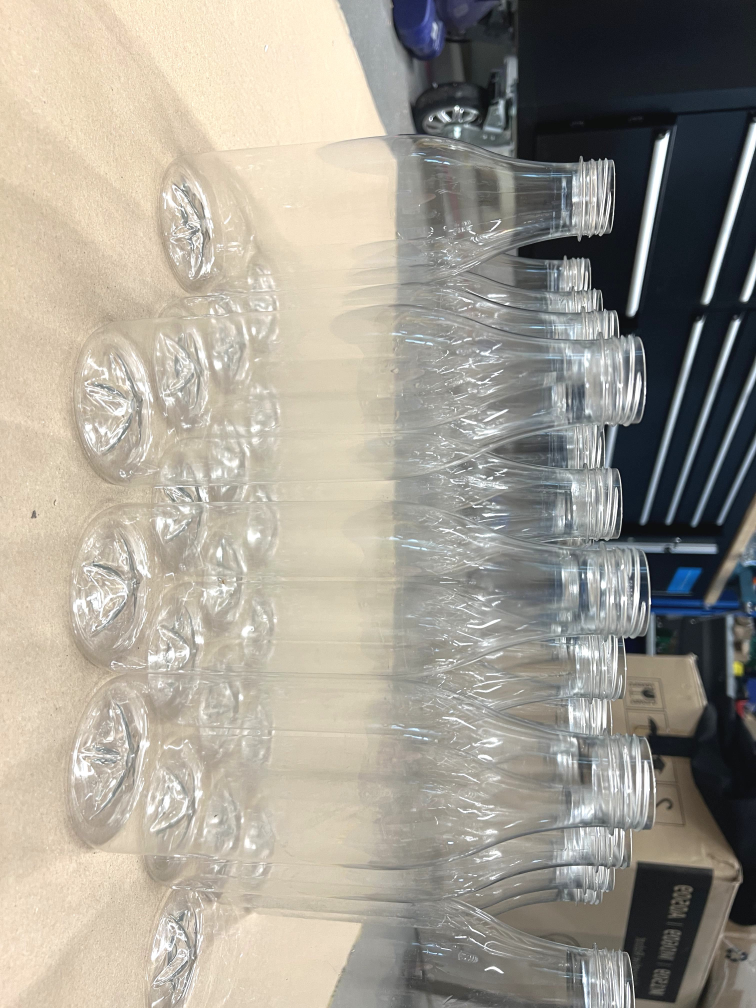
#> input picture YOLOv8 Training/dataset/images/train/aug_IMG_4343_0.jpg, 3024 x 4032 px, given in place of the camera (shown at 1/4 size)
$ python 'import cv2 as cv.py'
#> lines starting #> are read from the running program, lines starting #| are printed output that depends on the picture; after the words box and inside, x2 and y2 are one past the last pixel; in counts of white or black regions, pixels touching at a corner belong together
import cv2 as cv
import numpy as np
import socket
import ast
import cv2

# # Create a socket object
# s = socket.socket(socket.AF_INET, socket.SOCK_STREAM)

# # Bind the socket to the address and port
# s.bind(("192.168.0.45", 5005))

# # Listen for incoming connections
# s.listen(5)
# # Accept a connection from a client
# clientsocket, address = s.accept()
# print(f"Connection from {address} has been established!")

bottlecoordsX = 295.70
bottlecoordsY = 170.70

robotcoordsX = 247.25
robotcoordsY = -487.20

offsetX = (robotcoordsX) + (bottlecoordsY)
offsetY = (robotcoordsY) + (bottlecoordsX)

firstposX = 111.43
firstposY = -500.54

array = [111.43, -500.54]

def empty(val):
    pass

def create_trackbars():
    # Create a window named 'TrackBars' to hold the trackbars
    cv.namedWindow("TrackBars")
    cv.resizeWindow("TrackBars", 640, 240)

    # Create trackbars for adjusting HSV filter values
    cv2.createTrackbar("Hue Min", "TrackBars", 29, 179, empty)
    cv2.createTrackbar("Hue Max", "TrackBars", 142, 179, empty)
    cv2.createTrackbar("Sat Min", "TrackBars", 8, 255, empty)
    cv2.createTrackbar("Sat Max", "TrackBars", 36, 255, empty)
    cv2.createTrackbar("Val Min", "TrackBars", 0, 255, empty)
    cv2.createTrackbar("Val Max", "TrackBars", 255, 255, empty)

def get_trackbar_values():
    # Read the current values of the trackbars
    h_min = cv.getTrackbarPos("Hue Min", "TrackBars")
    h_max = cv.getTrackbarPos("Hue Max", "TrackBars")
    s_min = cv.getTrackbarPos("Sat Min", "TrackBars")
    s_max = cv.getTrackbarPos("Sat Max", "TrackBars")
    v_min = cv.getTrackbarPos("Val Min", "TrackBars")
    v_max = cv.getTrackbarPos("Val Max", "TrackBars")
    return h_min, h_max, s_min, s_max, v_min, v_max

def main():
    global array
    # Camera matrix and distortion coefficients
    mtx = np.array([[893.38874436, 0, 652.46300526],
                [0, 892.40326491, 360.40764759],
                [0, 0, 1]])

    dist = np.array([ 0.20148339, -0.99826633,  0.00147814,  0.00218007,  1.33627184])

    known_width_mm = 597
    known_pixel_width = 1280

    # Calculate conversion factor from pixels to mm
    conversion_factor = known_width_mm / known_pixel_width

    # Initialize the video capture object
    cap = cv.VideoCapture(1)  # Change to 0 for the default camera
    cap.set(cv2.CAP_PROP_FRAME_WIDTH, 1280)
    cap.set(cv2.CAP_PROP_FRAME_HEIGHT, 720)

    if not cap.isOpened():
        return -1

    # Create the HSV trackbars
    create_trackbars()

    while True:
        # Capture frame-by-frame
        ret, frame = cap.read()
#> frame is the input picture: shape (4032, 3024, 3); mean B, G, R 146.3, 156.8, 161.7

        if not ret:
            break

        # Get the frame dimensions
        h, w = frame.shape[:2]
#> h = 4032; w = 3024

        # Undistort the frame
        new_camera_mtx, roi = cv.getOptimalNewCameraMatrix(mtx, dist, (w, h), 1, (w, h))
#> roi = (1698, 1924, 1, 5)
        undistorted_frame = cv.undistort(frame, mtx, dist, None, new_camera_mtx)
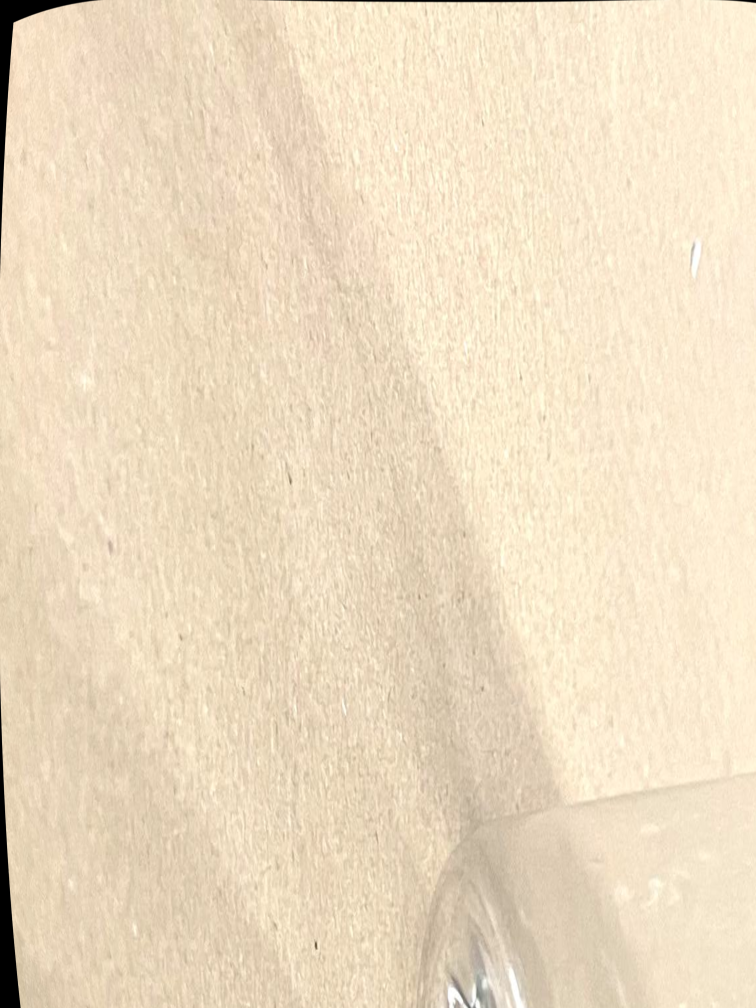
#> undistorted_frame: shape (4032, 3024, 3) (shown at 1/4 size); mean B, G, R 193.5, 220.5, 237.8

        # Get current HSV filter values from the trackbars
        h_min, h_max, s_min, s_max, v_min, v_max = get_trackbar_values()

        # Convert the frame to HSV color space
        imgHSV = cv.cvtColor(undistorted_frame, cv.COLOR_BGR2HSV)
#> imgHSV: shape (4032, 3024, 3); mean H, S, V 18.3, 47.3, 237.8

        # Create lower and upper bounds for the mask
        lower = np.array([h_min, s_min, v_min])
        upper = np.array([h_max, s_max, v_max])

        # Create a mask based on the HSV bounds
        mask = cv.inRange(imgHSV, lower, upper)
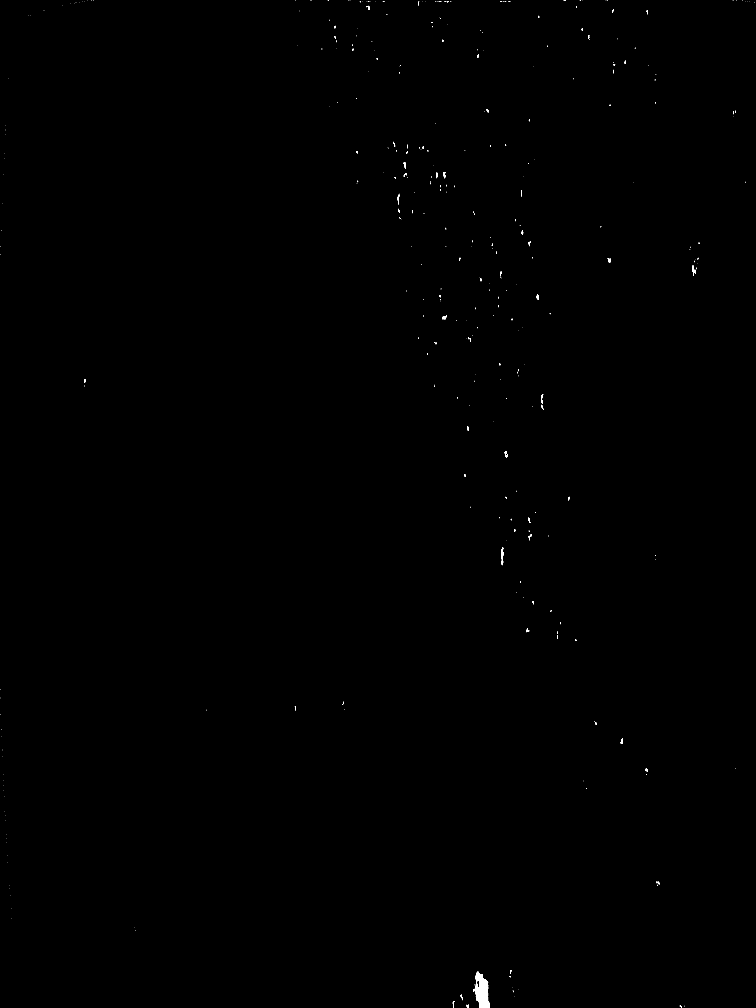
#> mask: shape (4032, 3024) (shown at 1/4 size); 0.09% white; 362 white regions (290 under 20 px), largest, box (x1, y1, x2, y2) and area: (1893, 3886, 1957, 4032) 5757, (2004, 2190, 2016, 2237) 290, (2770, 1061, 2784, 1102) 221

        # Apply the mask to the undistorted frame
        imgResult = cv.bitwise_and(undistorted_frame, undistorted_frame, mask=mask)

        # Convert to grayscale for circle detection
        gray = cv.cvtColor(imgResult, cv.COLOR_BGR2GRAY)
        gray = cv.medianBlur(gray, 5)

        # Detect circles
        rows = gray.shape[0]
#> rows = 4032
        circles = cv.HoughCircles(gray, cv.HOUGH_GRADIENT, 1, rows / 8,
                                  param1=15, param2=15,
                                  minRadius=35, maxRadius=40)
#> circles = None

        roi_x, roi_y, roi_w, roi_h = 0, 285, 1280, 150  # Adjust these values as needed
        cv.rectangle(imgResult, (roi_x, roi_y), (roi_x + roi_w, roi_y + roi_h), (0, 255, 0), 2)

        if circles is not None:
            circles = np.uint16(np.around(circles))

            # Filter circles that are within the defined ROI
            circles_in_roi = []
            for circle in circles[0, :]:
                center_x, center_y, radius = circle[0], circle[1], circle[2]
                # Check if the circle's center is within the specified ROI
                if roi_x <= center_x <= roi_x + roi_w and roi_y <= center_y <= roi_y + roi_h:
                    circles_in_roi.append(circle)

            # Continue processing only the circles that are inside the ROI
            if len(circles_in_roi) > 0:
                # Sort circles based on their y-coordinates, and group by rows
                row_threshold = 50  # Adjust this threshold based on row height
                circles_sorted = sorted(circles_in_roi, key=lambda x: x[1])

                # Group circles by rows
                grouped_circles = []
                current_row = [circles_sorted[0]]
                for i in range(1, len(circles_sorted)):
                    if abs(circles_sorted[i][1] - circles_sorted[i - 1][1]) <= row_threshold:
                        current_row.append(circles_sorted[i])
                    else:
                        grouped_circles.append(current_row)
                        current_row = [circles_sorted[i]]
                grouped_circles.append(current_row)

                # Process only the first circle in the first row
                if len(grouped_circles) > 0:
                    first_row = grouped_circles[0]  # Get the first row
                    first_circle = sorted(first_row, key=lambda x: -x[0])[0]  # Leftmost circle in the first row

                    # Get the center of the first circle
                    center_pixels = (first_circle[0], first_circle[1])

                    # Convert pixel coordinates to mm (optional)
                    center_mm = (center_pixels[0] * conversion_factor, center_pixels[1] * conversion_factor)

                    # Draw the circle center and outline on imgResult
                    cv.circle(imgResult, center_pixels, 1, (0, 100, 100), 3)  # Circle center
                    radius = first_circle[2]
                    cv.circle(imgResult, center_pixels, radius, (255, 0, 255), 3)  # Circle outline

                    # Display text with circle number and center in mm (optional)
                    text = f"1: ({center_mm[0]:.2f}, {center_mm[1]:.2f}) mm"
                    cv.putText(imgResult, text, (center_pixels[0] - 30, center_pixels[1]),
                            cv.FONT_HERSHEY_SIMPLEX, 0.5, (0, 255, 0), 1)

                # Compute robot coordinates for the first circle
                deltaY = (-1) * center_mm[0]
                deltaX = (-1) * center_mm[1]

                pickupX = deltaX + offsetX + ((firstposX - array[0]) * (-1))
                pickupY = deltaY + offsetY + ((firstposY - array[1]) * (-1))

                # [18 lines of commented-out code are left out]
        cv.imshow("Detected Circle 1", imgResult)

        # Press 'q' to quit
        if cv.waitKey(1) == ord('q'):
#> (key q is pressed here)
            break

    cap.release()
    cv.destroyAllWindows()

if __name__ == "__main__":
    main()

$ run again, on YOLOv8 Training/dataset/images/train/aug_IMG_4343_2.jpg
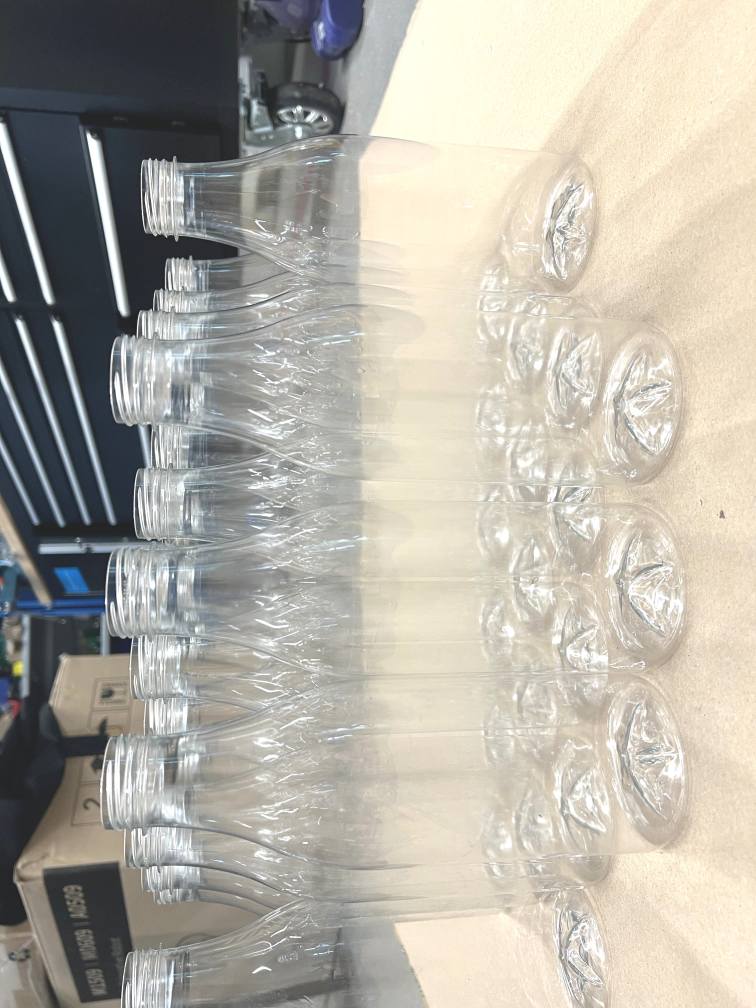
#> input picture YOLOv8 Training/dataset/images/train/aug_IMG_4343_2.jpg, 3024 x 4032 px, given in place of the camera (shown at 1/4 size)
#> in main, frame is the input picture: shape (4032, 3024, 3); mean B, G, R 165.9, 176, 179.9
#> imgHSV: shape (4032, 3024, 3); mean H, S, V 101.4, 39.6, 73.7
#> in main, `mask = cv.inRange(imgHSV, lower, upper)`:
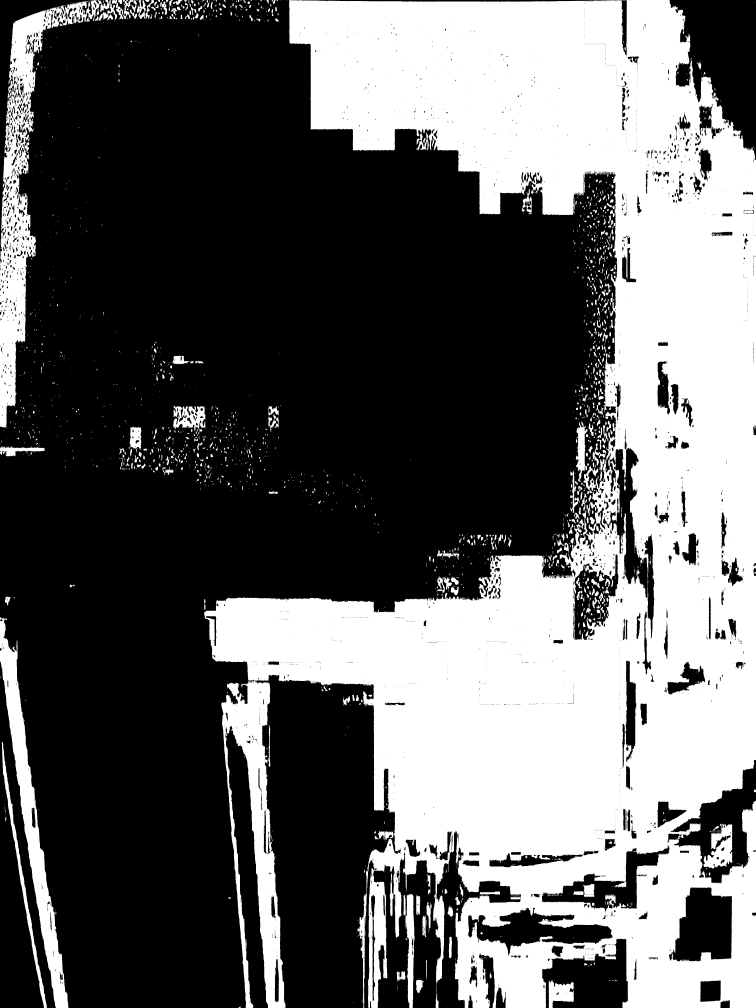
#> mask: shape (4032, 3024) (shown at 1/4 size); 38.4% white; 2753 white regions (1975 under 20 px), largest, box (x1, y1, x2, y2) and area: (817, 0, 3024, 4032) 4291412, (0, 0, 469, 1716) 145889, (0, 2468, 274, 4032) 82368
#> in main, `imgResult = cv.bitwise_and(undistorted_frame, undistorted_frame, mask=..`:
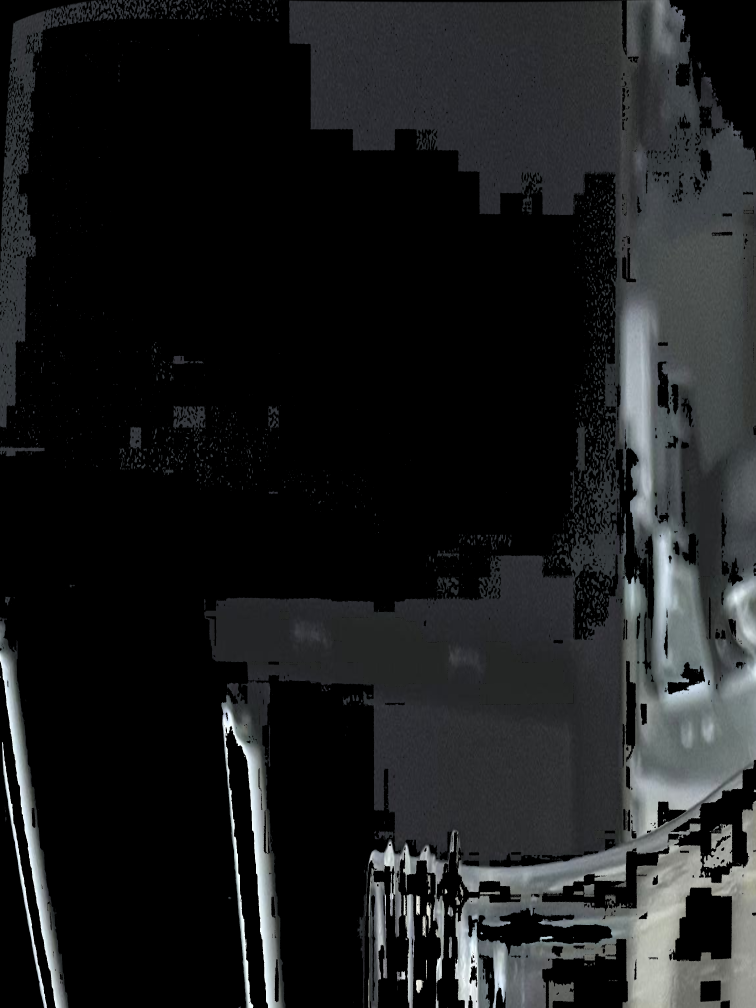
#> imgResult: shape (4032, 3024, 3) (shown at 1/4 size); mean B, G, R 30.5, 29.7, 28.3
#> in main, `circles = cv.HoughCircles(gray, cv.HOUGH_GRADIENT, 1, rows / 8, param1..`: circles = [[2313.5, 3470.5, 37.2]]
#> in main, `circles = np.uint16(np.around(circles))`: circles = [[2314, 3470, 37]]
#> the loop in main, `for circle in circles[0, :]:` made 1 pass
#> after the loop in main, `for circle in circles[0, :]:`: circles_in_roi = []
